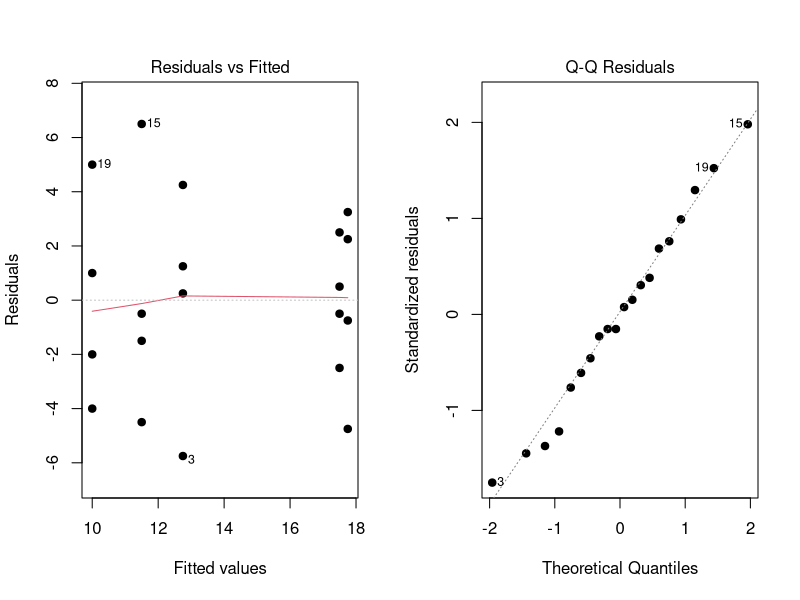
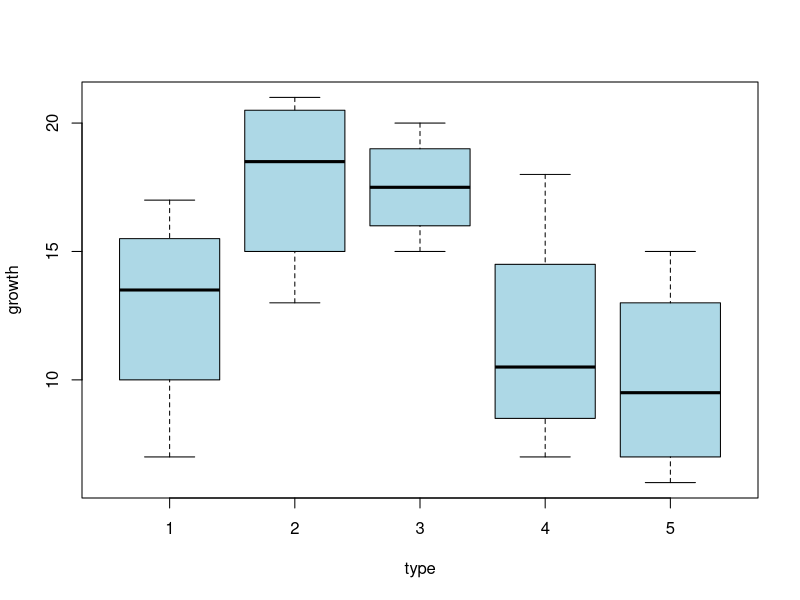
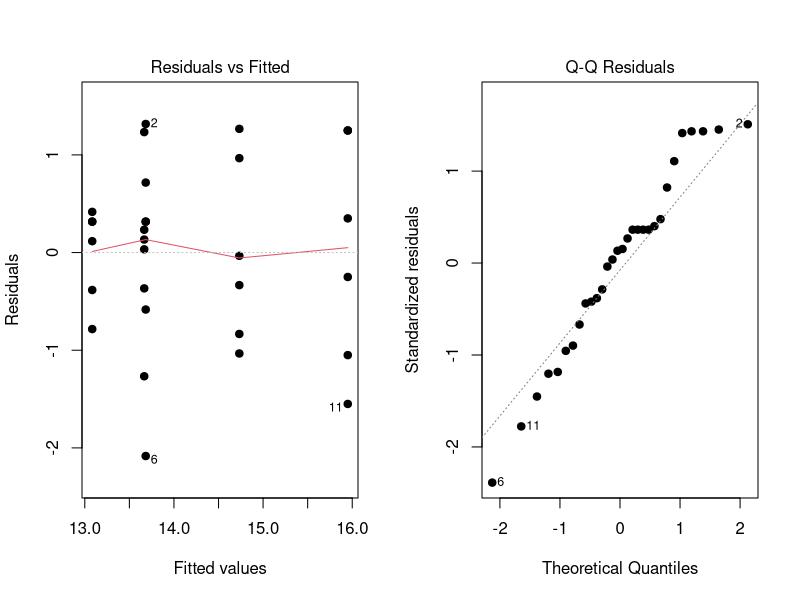
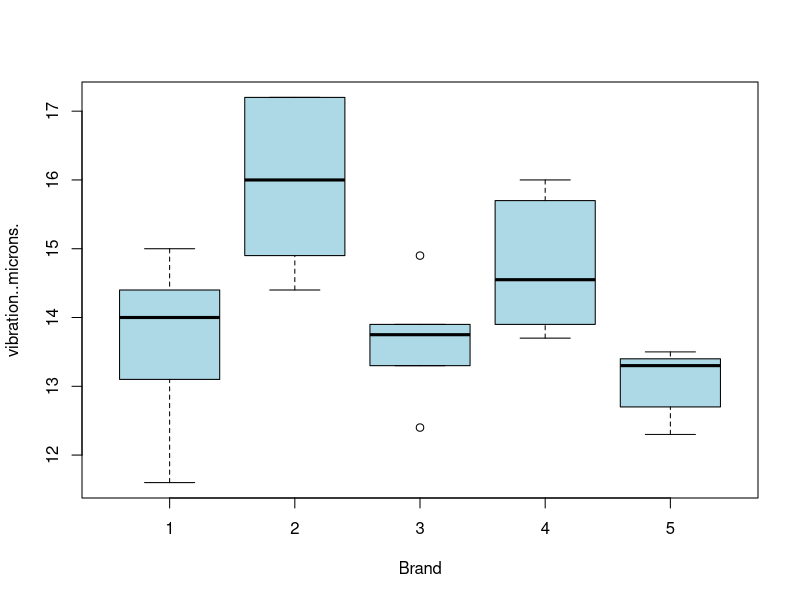
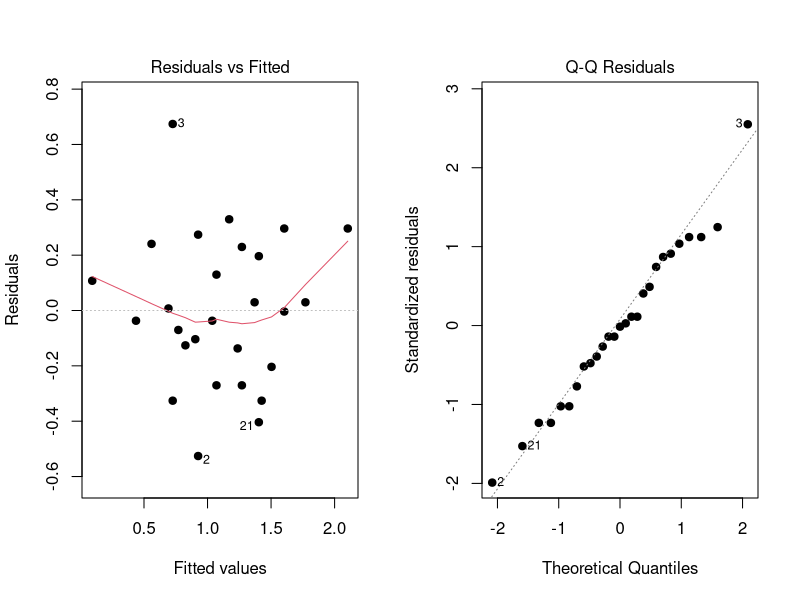
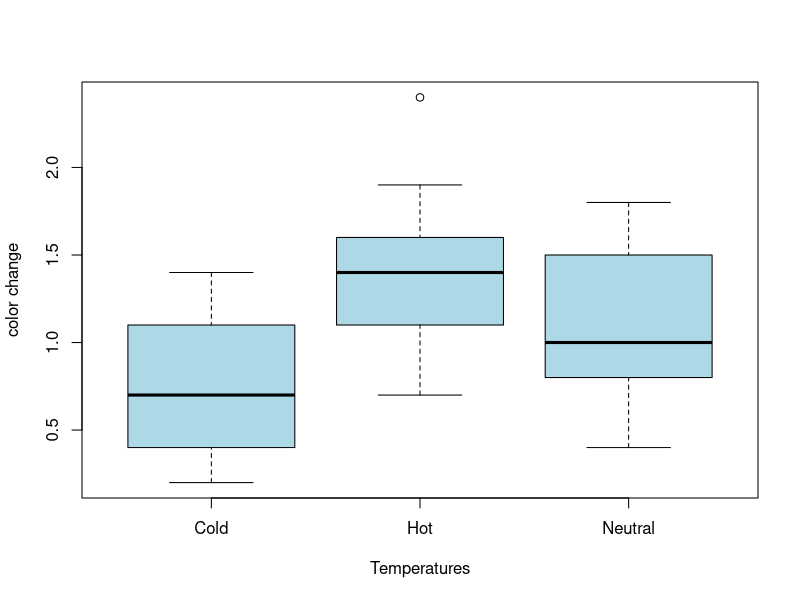
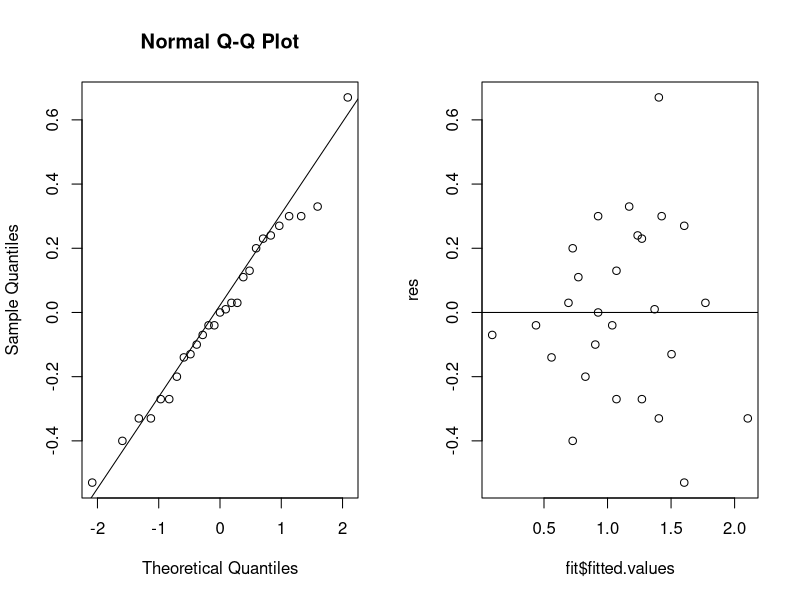
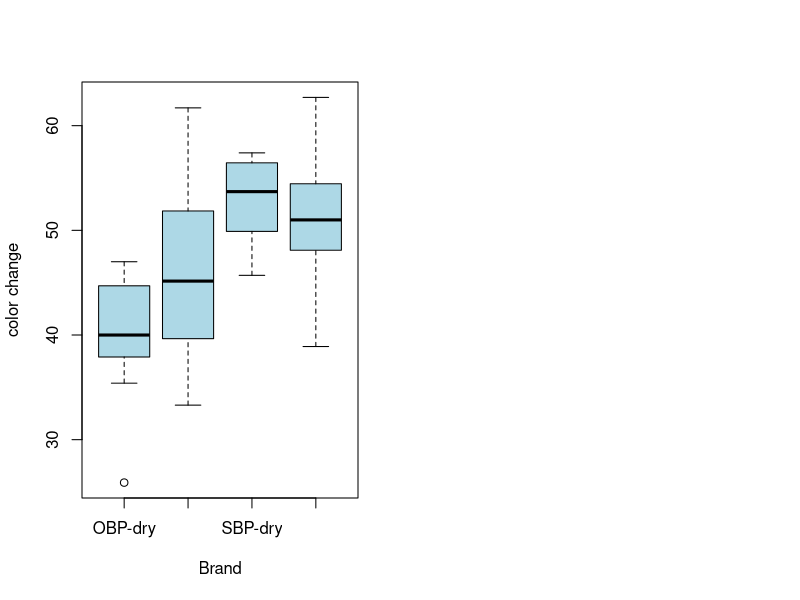

Generate these figures, in order, with R:
## ---- chunk 1
setwd("~/Documents/CLASSES/Statistics Learn/ST515-2022/WEEK10. ANOVA/hw10")
exp10_18 <- read.csv("ex10-18.csv")
attach(exp10_18)
## ---- chunk 2
# create ANOVA table -- use R command for ANOVA
fit <- aov(growth~as.factor(type))
par(mfrow=c(1,2))
plot(fit,1:2,pch=19)  # residual diagnostics
anova(fit)
# compute test statistic
MSTr <- 4/(5-1)*((mean(growth[type==1])-mean(growth))^2+(mean(growth[type==2])-mean(growth))^2+(mean(growth[type==3])-mean(growth))^2+(mean(growth[type==4])-mean(growth))^2+(mean(growth[type==5])-mean(growth))^2)

MSTr
MSE <- (var(growth[type==1])+var(growth[type==2])+var(growth[type==3])+var(growth[type==4])+var(growth[type==5]))/5

MSE
f <- MSTr/MSE
f

# test hypothesis
p.value <- pf(f,4,15,lower.tail=F)
p.value
f.alpha <- qf(0.95,4,15)
f.alpha

## ---- chunk 3
TukeyHSD(fit,ordered=T)
# use boxplot to see if means look different
par(mfrow=c(1,1))
boxplot(growth~type,col="light blue",xlab="type",ylab="growth")
detach(exp10_18)
## ---- chunk 4
setwd("~/Documents/CLASSES/Statistics Learn/ST515-2022/WEEK10. ANOVA/hw10")
exp10_37 <- read.csv("ex10-37.csv")
attach(exp10_37)
## ---- chunk 5
# create ANOVA table -- use R command for ANOVA
fit <- aov(vibration..microns.~as.factor(Brand))
par(mfrow=c(1,2))
plot(fit,1:2,pch=19)  # residual diagnostics
anova(fit)   
# compute test statistic
MSTr <- 6/(5-1)*((mean(vibration..microns.[Brand==1])-mean(vibration..microns.))^2+(mean(vibration..microns.[Brand==2])-mean(vibration..microns.))^2+(mean(vibration..microns.[Brand==3])-mean(vibration..microns.))^2+(mean(vibration..microns.[Brand==4])-mean(vibration..microns.))^2+(mean(vibration..microns.[Brand==5])-mean(vibration..microns.))^2)

MSTr
MSE <- (var(vibration..microns.[Brand==1])+var(vibration..microns.[Brand==2])+var(vibration..microns.[Brand==3])+var(vibration..microns.[Brand==4])+var(vibration..microns.[Brand==5]))/5

MSE
f <- MSTr/MSE
f

# test hypothesis
p.value <- pf(f,4,25,lower.tail=F)
p.value
f.alpha <- qf(0.95,4,15)
f.alpha



## ---- chunk 6
TukeyHSD(fit,ordered=T)
par(mfrow=c(1,1))
boxplot(vibration..microns.~Brand,col="lightblue",xlab="Brand",ylab="vibration..microns.")
detach(exp10_37)
## ---- chunk 7
setwd("~/Documents/CLASSES/Statistics Learn/ST515-2022/WEEK10. ANOVA/hw10")
exp11_08 <- read.csv("ex11-08.csv")
attach(exp11_08 )
## ---- chunk 8
fit <- aov(loss..kg.~as.factor(Subject)+as.factor(temperatures))
summary(fit)  # ANOVA table

par(mfrow=c(1,2))
plot(fit,1:2,pch=19)  # residual diagnostics
## ---- chunk 9
f.alpha <- qf(0.99,2,16)
f.alpha
## ---- chunk 10
par(mfrow=c(1,1))  # boxplot to view difference in means
boxplot(loss..kg.~temperatures,col="light blue",xlab="Temperatures",ylab="color change")

## ---- chunk 11
Tukey=TukeyHSD(fit,ordered=T)
Tukey[2]
## ---- chunk 12
res=c(.20, .30, -0.40, -0.07, .30, .00, .03, -0.20, -0.14, .13, .23, -0.27, -0.04, .03, -0.27, -0.04, .33, -0.10, -0.33, -0.53, .67, .11, -0.33, .27, .01, -0.13,.24)
par(mfrow=c(1,2))
qqnorm(res)
qqline(res)
plot(fit$fitted.values, res)
abline(h=0)
detach(exp11_08)


## ---- chunk 13
setwd("~/Documents/CLASSES/Statistics Learn/ST515-2022/WEEK10. ANOVA/hw10")
exp11_20 <- read.csv("ex11-20.csv")
attach(exp11_20)
boxplot(strength~treatment,col="light blue",xlab="Brand",ylab="color change")
## ---- chunk 14
exp11_20$cond = as.factor(c(rep("dry",12), rep("moist",12),rep("dry",12),rep("moist",12)))
exp11_20$adher= as.factor(c(rep("SBP",24), rep("OBP",24)))

fit <- aov(strength~adher*cond,data=`exp11_20`)
par(mfrow=c(1,2))
plot(fit,1:2,pch=19)  # residual diagnostics
anova(fit)
## ---- chunk 15
par(mfrow=c(1,1))  # interaction plot
with(exp11_20, (interaction.plot(adher, cond, strength, type = "b", pch = c(18,24), leg.bty = "n", main = "Interaction Plot of adhesive with Condition", 
                                   xlab = "adhesive",ylab = "stength")))
## ---- chunk 16
par(mfrow=c(1,2))  # boxplot to view difference in means
boxplot(strength~adher,data=exp11_20,col="light blue",xlab="adhesive",ylab="strength")
boxplot(strength~cond,data=exp11_20,col="light blue",xlab="condition",ylab="strength")

## ---- chunk 17
# T-test for adhesive
with(exp11_20, t.test(strength[1:24],strength[25:48],alternative="two.sided",mu=0,paired=T, conf.level=0.99))

# T-test for surface condition
with(exp11_20, t.test(strength[c(1:12,25:36)],strength[c(13:24,37:48)],alternative="two.sided",mu=0,paired=T, conf.level=0.99))

## ---- chunk 18
f.alpha <- qf(0.05,3,44,lower.tail=F)
f.alpha
fit <- aov(strength~as.factor(treatment),data=exp11_20)
par(mfrow=c(1,2))
plot(fit,1:2,pch=19)  # residual diagnostics
anova(fit)  # 
## ---- chunk 19
par(mfrow=c(1,1))
boxplot(strength~treatment,col="light blue",xlab="treatment",ylab="strength (lb)")

# multiple comparisons
TukeyHSD(fit,ordered=T)

detach(exp11_20)

## ---- chunk 20
setwd("~/Documents/CLASSES/Statistics Learn/ST515-2022/WEEK10. ANOVA/hw10")
exp11_22 <- read.csv("ex11-22.csv")
attach(exp11_22)
## ---- chunk 21
fit <- aov(Response~as.factor(Pen)*as.factor(Surface),data=exp11_22)
anova(fit)

par(mfrow=c(1,2))
plot(fit,1:2,pch=19)  # residual diagnostics

par(mfrow=c(1,2))  # boxplot to view difference in means
boxplot(Response~Pen,data=exp11_22,col="light blue",xlab="pen",ylab="response")
boxplot(Response~Surface,data=exp11_22,col="light blue",xlab="surface",ylab="response")

TukeyHSD(fit,ordered=T)

detach(exp11_22)
## ---- chunk 22
f.alpha <- qf(0.95,3,12)
f.alpha
f.beta <- qf(0.95,2,12)
f.beta
f.gamma <- qf(0.95,6,12)
f.gamma
## ---- chunk 23
setwd("~/Documents/CLASSES/Statistics Learn/ST515-2022/WEEK10. ANOVA/hw10")
exp11_56 <- read.csv("ex11-56.csv")
attach(exp11_56)

fit <- aov(Response~as.factor(pH)*as.factor(Health),data=exp11_56)
anova(fit)

par(mfrow=c(1,2))
plot(fit,1:2,pch=19)  # residual diagnostics

par(mfrow=c(1,1))  # interaction plot
with(exp11_56, (interaction.plot(pH, Health, Response, type = "b", pch = c(18,24), leg.bty = "n", main = "Interaction Plot of pH with Health", 
                                   xlab = "pH",ylab = "Response")))


par(mfrow=c(1,2))  # boxplot to view difference in means
boxplot(Response~pH,data=exp11_56,col="light blue",xlab="ph",ylab="response")
boxplot(Response~Health,data=exp11_56,col="light blue",xlab="health",ylab="response")

TukeyHSD(fit,ordered=T)



detach(exp11_56)
## ---- chunk 24
f.alpha <- qf(0.95,1,24)
f.alpha
f.beta <- qf(0.95,2,24)
f.beta
f.gamma <- qf(0.95,2,24)
f.gamma
